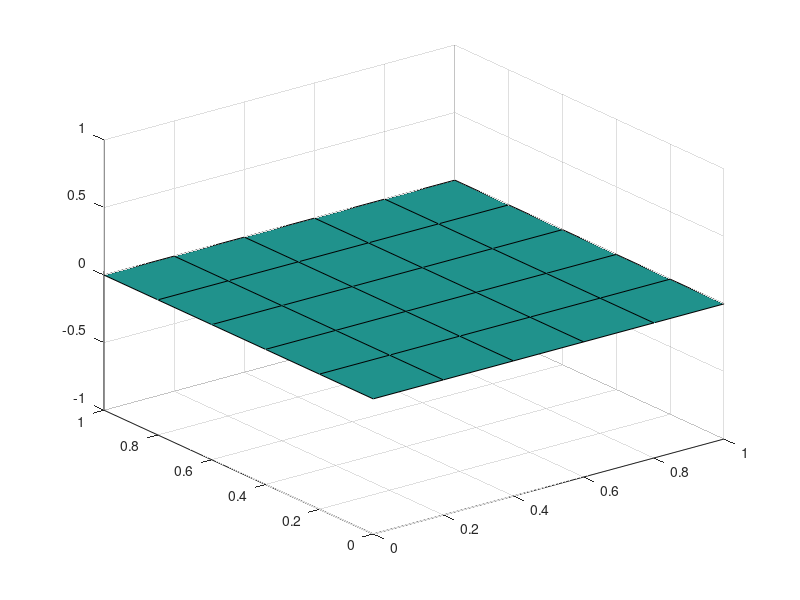

The MATLAB script that drew this image:
% function [] = meshgen(ndim, ndof, xL, xR, yL, yR, n_elem, matdata, k, ux, uy, elemdata, e1, e2, npelem, nforce)
clc; clear; % close all;
ndim = 2; % no of dimensions
ndof = 1; % no of dofs
n_elem = 5; % no of elements
nnode = (n_elem + 1) * (n_elem + 1);

% domain boundaries
xL = 0; xR = 1;
yL = 0; yR = 1;

% matdata
matdata = 1;
% k = 0.0001;
k = 1e-8;
% ux = 0.7071; uy = 0.7071;
% case 1, delta = 0
% mod_u = 1;
% delta = 0;
% ux = mod_u * cosd(delta); uy = -mod_u * sind(delta);
% case 2, u = [1 0]'
ux = 1; uy = 0;
s = 0; f = 1;

% elemdata
elemdata = 1;
e1 = 0.0;
e2 = 0.0;

npelem = 4;
nelem = n_elem ^ 2;

% boundary conditions
nforce = 1; % source term
% nbound = 100;
% number of nodes in boundary = n_elem * 4 (sides)
nbound = n_elem * 4;

%% open new file to write data
% delete(data.inp)
fileID = fopen('data_p2.inp', 'a+');
fprintf(fileID, 'ndim,%d\n', ndim);
fprintf(fileID, 'ndof,%d\n', ndof);
fprintf(fileID, 'nnode,%d\n', nnode);

%% node printing

x = linspace(xL, xR, n_elem + 1);
y = linspace(yL, yR, n_elem + 1);

[X, Y] = meshgrid(x, y);
Z = zeros(n_elem + 1, n_elem + 1);

surf(X, Y, Z);

node_coords = zeros(nnode, 2);

for i = 0:n_elem
    x_coords = X(i + 1, :)';
    y_coords = Y(i + 1, :)';
    ki = 1;

    for j = (((n_elem + 1) * i) + 1):((n_elem + 1) * (i + 1))
        node_coords(j, 1) = x_coords(ki);
        node_coords(j, 2) = y_coords(i + 1);
        ki = ki + 1;
        fprintf(fileID, '%d,%f,%f\n', j, node_coords(j, 1), node_coords(j, 2));
    end

end

%% matdata

fprintf(fileID, 'matdata,%d\n', matdata);

for i = 1:matdata
    fprintf(fileID, '%d,%.8f,%f,%f,%f,%f\n', i, k, ux, uy, s, f);
end

%% elemdata

fprintf(fileID, 'elemdata,%d\n', elemdata);

for i = 1:elemdata
    fprintf(fileID, '%d,%f,%f\n', i, e1, e2);
end

fprintf(fileID, 'npelem,%d\n', npelem);
fprintf(fileID, 'nelem,%d\n', nelem);

% elem connectivity

% generate conn_table
conn_table = zeros(n_elem + 1, n_elem + 1);
xx = n_elem + 1;

for i = 0:n_elem

    for j = 1:(n_elem + 1)
        conn_table(i + 1, j) = xx * i + j;
    end

end

% print element connectivity table
xx = 1;

for i = 0:n_elem - 1
    l1 = conn_table(i + 1, :)';
    l2 = conn_table(i + 2, :)';

    for j = 0:n_elem - 1
        fprintf(fileID, '%d,%d,%d,%d,%d,%d,%d\n', xx, matdata, elemdata, l1(j + 1), l1(j + 2), l2(j + 2), l2(j + 1));
        xx = xx + 1;
    end

end

%% boundary layers

fprintf(fileID, "nbound,%d\n", nbound);

% kk = n_elem + 1;
% rev_conn_table = zeros(n_elem + 1, n_elem + 1);
% for i = 0:n_elem
% 	for j = 1:(n_elem + 1)
% 		rev_conn_table(kk, j) = conn_table(i+1, j);
% 	end
% 	kk = kk - 1;
% end

% for x = 0, left edge
bc_ycoords = Y(:, 1); % all values in first column

idx_y = find(bc_ycoords == 0.7); % find the index for y values starting from 0.7
% print values for x (0, 0.7) to (0, 1)
node_nums = conn_table(:, 1);
b_val = 0.0; % boundary value

for i = 1:length(bc_ycoords)
    fprintf(fileID, "%d,%d,%f\n", node_nums(i), elemdata, b_val);
end

% for y = 0, top edge
bc_xcoords = X(end, 2:end); % final row, 2nd col to end col because 0,1 is already done

% print values for x (0, 1) to (1, 1)
node_nums = conn_table(end, 2:end);
b_val = 0.0; % boundary value

for i = 1:length(bc_xcoords)
    fprintf(fileID, "%d,%d,%f\n", node_nums(i), elemdata, b_val);
end

% bottom edge
bc_xcoords = X(1, 2:end); % final row, 2nd col to end col because 0,1 is already done

% print values for x (0, 0) to (1, 0)
node_nums = conn_table(1, 2:end);
b_val = 0.0; % boundary value

for i = 1:length(bc_xcoords)
    fprintf(fileID, "%d,%d,%f\n", node_nums(i), elemdata, b_val);
end

% top edge
bc_ycoords = Y((2:(end - 1)), end); % final row, 2nd col to end col because 0,1 is already done

% print values for x (1, 0) to (1, 1)
node_nums = conn_table((2:(end - 1)), end);
b_val = 0.0; % boundary value

for i = 1:length(bc_ycoords)
    fprintf(fileID, "%d,%d,%f\n", node_nums(i), elemdata, b_val);
end

%% forcing term
fprintf(fileID, "nforce,%d\n", nforce);

for i = 1:nnode
    fprintf(fileID, "%d,%d,%f\n", i, elemdata, nforce);
end

% end
